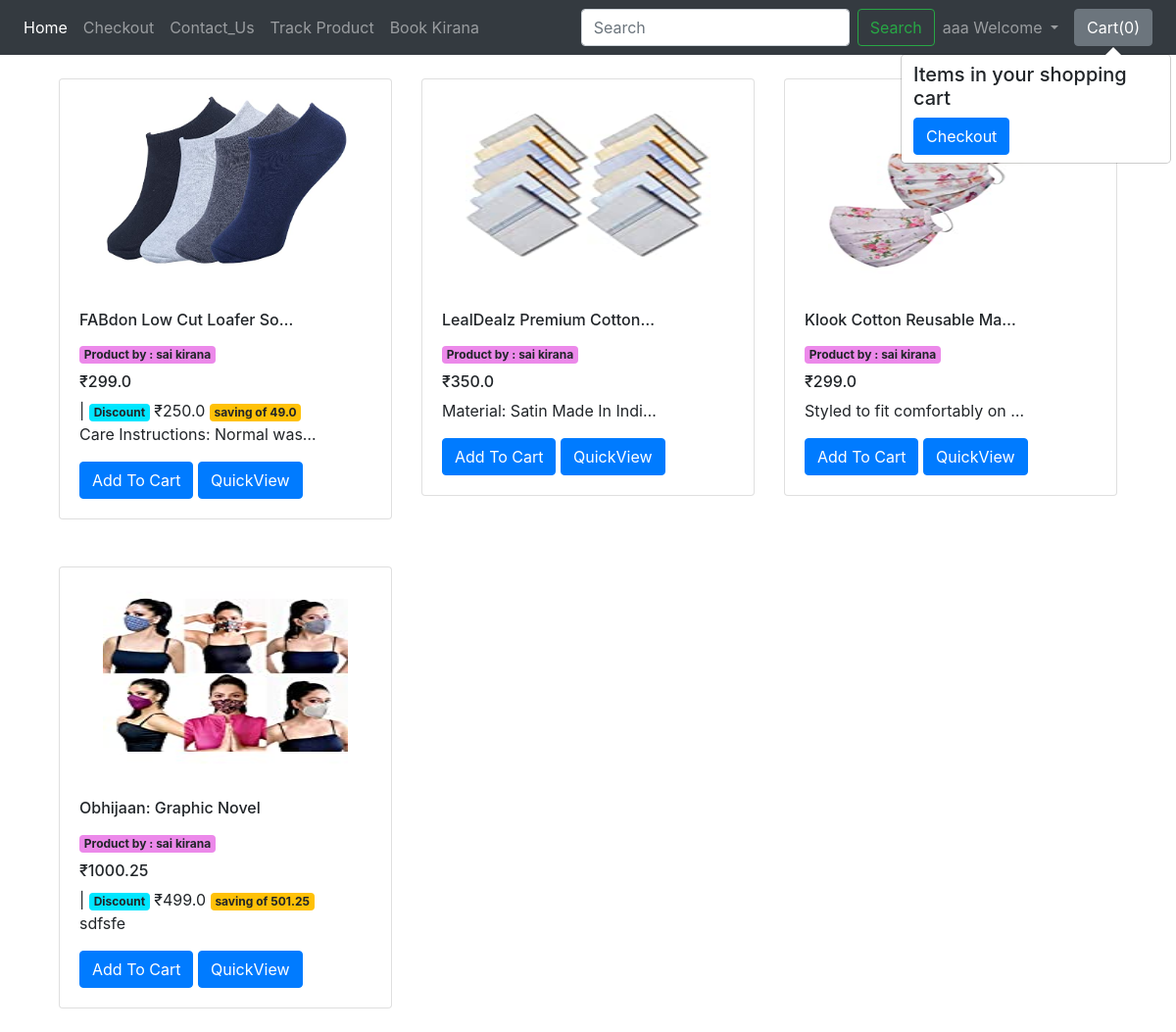
/customer/store_kirana/1 (signed in), run on the app's committed database.
### store/models.py (models this page shows, shortened)
class Product(models.Model):
    prod_id = models.IntegerField(primary_key=True)
    owner = models.ForeignKey(User, on_delete=models.CASCADE, null=True)
    ownerprod = models.ForeignKey(Merchentdb, on_delete=models.CASCADE, null=True)
    prod_category = models.CharField(max_length=500, default='')
    prod_subcategory = models.CharField(max_length=500, default='')
    prod_name = models.CharField(max_length=500, default='', unique=True)
    prod_desc = models.CharField(max_length=5000, default='')
    prod_price = models.FloatField()
    discount_price = models.FloatField(blank=True, null=True)
    image = models.ImageField(upload_to='IMAGES/', editable=True)
    date = models.DateField(editable=True, default=now)
    prod_status = models.CharField(max_length=5000, default='added')
    def get_amount_saving(self):
        return self.prod_price - self.discount_price

class Merchentdb(models.Model):
    merch_id = models.IntegerField(primary_key=True)
    merch_reggno = models.CharField(max_length=500, default='')
    merch_name = models.ForeignKey(User, on_delete=models.CASCADE)
    merch_shop = models.CharField(max_length=500, default='')
    merch_address = models.CharField(max_length=500, default='')
    merch_phone = models.CharField(max_length=500, default='')
    merch_city = models.CharField(max_length=500, default='')
    merch_state = models.CharField(max_length=500, default='')
    merch_zip = models.CharField(max_length=500, default='')
    timestamp = models.DateTimeField(default=now)
    def __str__(self):
        return self.merch_shop

### customer/views.py (the view)
# urls.py: path('store_kirana/<int:myid>', views.kirana_store, name='KiranaStore'),
@login_required(login_url='error')
def kirana_store(request, myid):
    prods = Product.objects.filter(ownerprod=myid, prod_status='added')
    return render(request, 'customer/kiranastoree.html', {'prods': prods})

### customer/templates/customer/kiranastoree.html (shortened to what this page needs)
{%extends 'customer/layout.html'%}
{%block body%}
<div class="container">
	{%load%}
<div class="container">
    <div class="row">
        {%for i in prods%}
        <div class="col-sm-4 my-4">
            <div class="card">
                <div align="center">
                    <img src="/MEDIA/{{i.image}}" class="card-img-top-col center my-2" width="250" height="200" alt="...">
                </div>
                <div class="card-body">
                    <h6 class="card-title " id="namepr{{i.prod_id}}">{{i.prod_name|truncatechars:25}}</h6>
                    <label><span class="badge" style="background-color: hsl(301, 72%, 73%);">Product by : {{i.ownerprod}}</sppran></label>
                    {%if i.discount_price%}
                    <h6 class="card-text">₹<span>{{i.prod_price}}</span></h6>
                    | <h8 class="card-text"><a class="badge" style="background-color:hsl(186, 100%, 50%);"> Discount</a> ₹<span id="pricepr{{i.prod_id}}">{{i.discount_price}}</span> <span class="badge badge-warning"> saving of {{i.get_amount_saving}}</span></span></h8>
                    {%else%}
                    <h6 class="card-text">₹<span id="pricepr{{i.prod_id}}">{{i.prod_price}}</h6>
                    {%endif%}
                    <p class="card-text">{{i.prod_desc|truncatechars:30}}</p>
                    <span id="dofpr{{i.prod_id}}" class="dofpr">
                        <button id="pr{{i.prod_id}}" class="btn btn-primary cart ">Add To Cart</button>
                    </span>
                    <a href="/customer/productview/{{i.prod_id}}">
                        <button id="qv{{i.prod_id}}" class="btn btn-primary cart ">QuickView</button></a>
                </div>
            </div>
        </div>
        {%endfor%}
    </div>
</div>
</div>
{%endblock%}

### customer/templates/customer/layout.html (shortened to what this page needs)
<!doctype html>
<html lang="en">
<head>
    <link rel="stylesheet" href="https://stackpath.bootstrapcdn.com/bootstrap/4.2.1/css/bootstrap.min.css">
</head>
<body>
    <nav class="navbar navbar-expand-lg navbar-dark bg-dark">
        <div class="collapse navbar-collapse" id="navbarSupportedContent">
            <ul class="navbar-nav mr-auto">
                <li class="nav-item active">
                    <a class="nav-link" href="/customer">Home <span class="sr-only">(current)</span></a>
                </li>
                <li class="nav-item">
                    <a class="nav-link" href="/customer/checkout">Checkout</a>
                </li>
                <li class="nav-item">
                    <a class="nav-link" href="/customer/contact">Contact_Us</a>
                </li>
                <li class="nav-item">
                    <a class="nav-link" href="/customer/tracker">Track Product</a>
                </li>
                <li class="nav-item">
                    <a class="nav-link" href="/customer/kirana">Book Kirana</a>
                </li>
            </ul>
            <form class="form-inline my-2 my-lg-0">
                <input class="form-control mr-sm-2" type="search" placeholder="Search" aria-label="Search">
                <button class="btn btn-outline-success my-2 my-sm-0" type="submit">Search</button>
            </form>
            <ul class="navbar-nav mr-ml-auto">
                {% if user.is_authenticated %}
                <li class="nav-item dropdown">
                    <a class="nav-link dropdown-toggle" href="#" id="navbarDropdown" role="button" data-toggle="dropdown" aria-haspopup="true" aria-expanded="false">
                        {{request.user}} Welcome
                    </a>
                </li>
            </ul>
            {% endif %}
        </div>
        <button type="button" class="btn btn-secondary mx-2" id="popcart" data-html="true" data-container="body" data-toggle="popover" data-placement="bottom" data-content="Vivamus
sagittis lacus vel augue laoreet rutrum faucibus.">
            Cart(<span id="cart">0</span>)
        </button>
    </nav>
    {%block body%}
    {%endblock%}
</body>
</html>

### data on the page
Product: image (picture), prod_name "FABdon Low Cut Loafer So…", ownerprod "sai kirana", prod_price "299.0", discount_price "250.0", get_amount_saving "49.0", prod_desc "Care Instructions: Normal was…"
Product: image (picture), prod_name "LealDealz Premium Cotton…", ownerprod "sai kirana", prod_price "350.0", prod_desc "Material: Satin Made In Indi…"
Product: image (picture), prod_name "Klook Cotton Reusable Ma…", ownerprod "sai kirana", prod_price "299.0", prod_desc "Styled to fit comfortably on …"
Product: image (picture), prod_name "Obhijaan: Graphic Novel", ownerprod "sai kirana", prod_price "1000.25", discount_price "499.0", get_amount_saving "501.25", prod_desc "sdfsfe"

### other printed values
{{ request.user }} "aaa"
